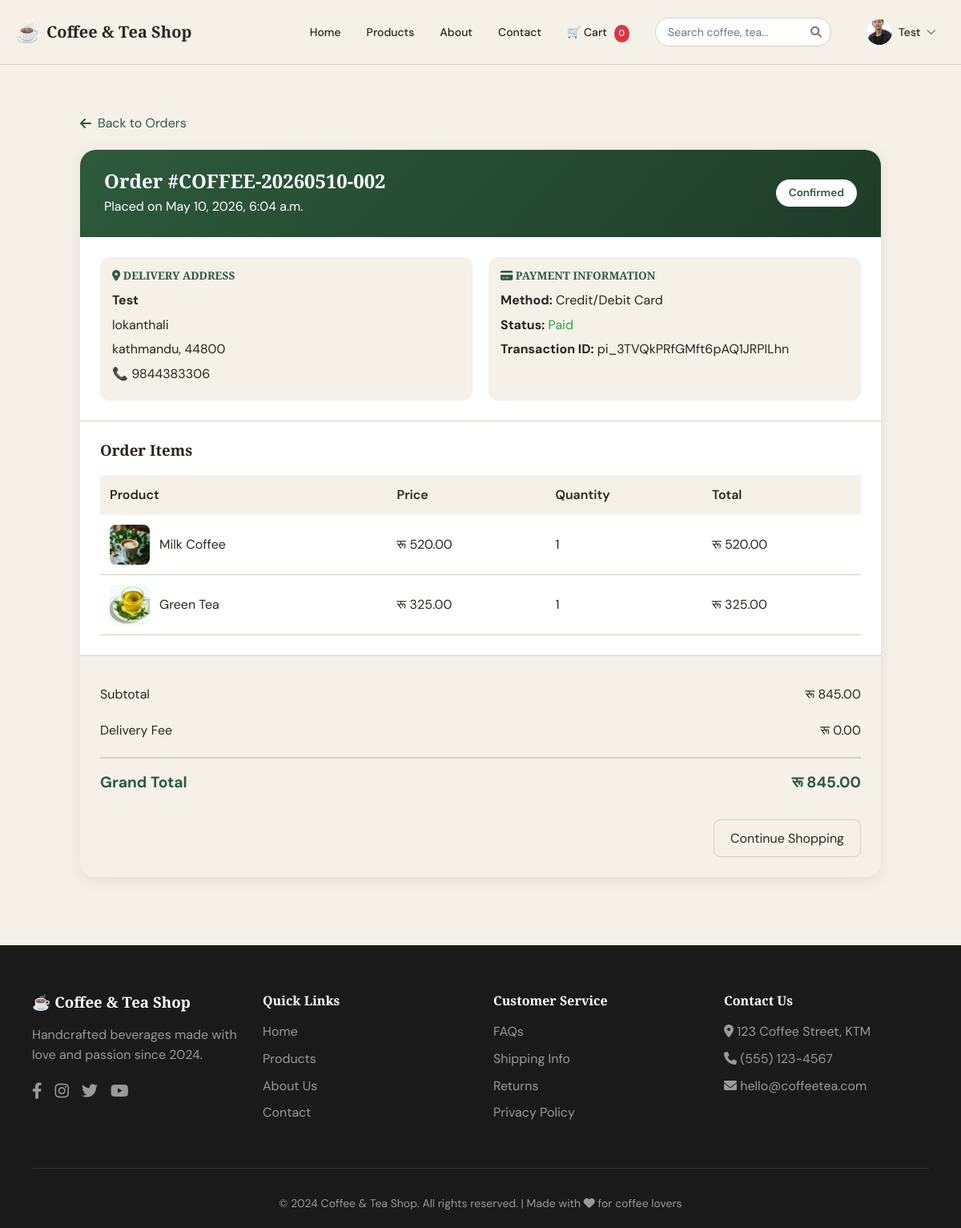
Page /orders/detail/8/ (signed in) on the committed database.
### apps/accounts/models.py (models this page shows, shortened)
class CustomUser(AbstractUser):
    phone_number = models.CharField(max_length=15, blank=True, null=True)
    address = models.TextField(blank=True, null=True)
    profile_picture = models.ImageField(upload_to='profile_pics/', blank=True, null=True)
    created_at = models.DateTimeField(auto_now_add=True)
    updated_at = models.DateTimeField(auto_now=True)
    class Meta:
        verbose_name = 'User'
        verbose_name_plural = 'Users'

### apps/orders/models.py (models this page shows, shortened)
class Order(models.Model):
    PAYMENT_METHODS = [
        ('cod', 'Cash on Delivery'),
        ('esewa', 'Esewa'),
        ('khalti', 'Khalti'),
        ('stripe', 'Credit/Debit Card'),
    ]
    STATUS_CHOICES = [
        ('pending', 'Pending Payment'),
        ('confirmed', 'Confirmed'),
        ('processing', 'Processing'),
        ('shipped', 'Shipped'),
        ('delivered', 'Delivered'),
        ('cancelled', 'Cancelled'),
    ]
    PAYMENT_STATUS = [
        ('pending', 'Pending'),
        ('paid', 'Paid'),
        ('failed', 'Failed'),
        ('refunded', 'Refunded'),
    ]
    user = models.ForeignKey(settings.AUTH_USER_MODEL, on_delete=models.CASCADE, null=True, blank=True)
    session_key = models.CharField(max_length=40, null=True, blank=True)
    order_number = models.CharField(max_length=20, unique=True, editable=False)
    full_name = models.CharField(max_length=200)
    email = models.EmailField()
    phone = models.CharField(max_length=15)
    address = models.TextField()
    city = models.CharField(max_length=100)
    postal_code = models.CharField(max_length=20, blank=True)
    total_amount = models.DecimalField(max_digits=10, decimal_places=2)
    delivery_charge = models.DecimalField(max_digits=10, decimal_places=2, default=0)
    discount = models.DecimalField(max_digits=10, decimal_places=2, default=0)
    grand_total = models.DecimalField(max_digits=10, decimal_places=2)
    payment_method = models.CharField(max_length=20, choices=PAYMENT_METHODS)
    payment_status = models.CharField(max_length=20, choices=PAYMENT_STATUS, default='pending')
    payment_id = models.CharField(max_length=200, blank=True, null=True)
    status = models.CharField(max_length=20, choices=STATUS_CHOICES, default='pending')
    notes = models.TextField(blank=True, null=True)
    ip_address = models.GenericIPAddressField(blank=True, null=True)
    created_at = models.DateTimeField(auto_now_add=True)
    updated_at = models.DateTimeField(auto_now=True)
    class Meta:
        ordering = ['-created_at']
        verbose_name = 'Order'
        verbose_name_plural = 'Orders'

class OrderItem(models.Model):
    order = models.ForeignKey(Order, on_delete=models.CASCADE, related_name='items')
    product = models.ForeignKey(Product, on_delete=models.CASCADE)
    product_name = models.CharField(max_length=200)
    product_price = models.DecimalField(max_digits=10, decimal_places=2)
    quantity = models.PositiveIntegerField()
    total = models.DecimalField(max_digits=10, decimal_places=2)

### apps/products/models.py (models this page shows, shortened)
class Product(models.Model):
    category = models.ForeignKey(Category, on_delete=models.CASCADE, related_name='products', null=True, blank=True)
    name = models.CharField(max_length=200)
    slug = models.SlugField(unique=True, blank=True)
    description = models.TextField()
    price = models.DecimalField(max_digits=10, decimal_places=2)
    image = models.ImageField(upload_to='products/', blank=True, null=True)
    is_available = models.BooleanField(default=True)
    featured = models.BooleanField(default=False)
    created_at = models.DateTimeField(auto_now_add=True)
    updated_at = models.DateTimeField(auto_now=True)
    class Meta:
        ordering = ['-created_at']

### apps/orders/views.py (the view)
# urls.py: path('detail/<int:order_id>/', views.order_detail, name='order_detail'),
@login_required
def order_detail(request, order_id):
    order = get_object_or_404(Order, id=order_id, user=request.user)
    return render(request, 'orders/order_detail.html', {'order': order})

### apps/cart/context_processors.py (called while the page is built)
def get_cart(request):
    if request.user.is_authenticated:
        cart, created = Cart.objects.get_or_create(user=request.user)
    else:
        if not request.session.session_key:
            request.session.create()
        cart, created = Cart.objects.get_or_create(session_key=request.session.session_key)
    return cart

def cart_count(request):
    try:
        cart = get_cart(request)
        return {'cart_total_items': cart.get_total_items()}
    except:
        return {'cart_total_items': 0}

### apps/cart/models.py (called while the page is built)
    def get_total_items(self):
        return sum(item.quantity for item in self.items.all())

### apps/orders/templates/orders/order_detail.html (shortened to what this page needs)
{% extends 'base.html' %}
{% load static %}
{% block content %}
<section class="order-detail-page">
  <div class="order-container">
    <a href="{% url 'orders:order_history' %}" class="back-link">
      <i class="fas fa-arrow-left"></i> Back to Orders
    </a>
    <div class="order-card">
      <div class="order-header">
        <div>
          <h2>Order #{{ order.order_number }}</h2>
          <p>Placed on {{ order.created_at|date:"F j, Y, g:i a" }}</p>
        </div>
        <div>
          <span class="order-status status-{{ order.status }}">
            {{ order.get_status_display }}
          </span>
        </div>
      </div>
      <div class="info-grid">
        <div class="info-card">
          <h4><i class="fas fa-map-marker-alt"></i> Delivery Address</h4>
          <p><strong>{{ order.full_name }}</strong></p>
          <p>{{ order.address }}</p>
          <p>{{ order.city }}{% if order.postal_code %}, {{ order.postal_code }}{% endif %}</p>
          <p>📞 {{ order.phone }}</p>
        </div>
        <div class="info-card">
          <h4><i class="fas fa-credit-card"></i> Payment Information</h4>
          <p><strong>Method:</strong> {{ order.get_payment_method_display }}</p>
          <p><strong>Status:</strong>
            <span style="color: {% if order.payment_status == 'paid' %}#28a745{% else %}#dc3545{% endif %}">
              {{ order.get_payment_status_display|title }}
            </span>
          </p>
          {% if order.payment_id %}
            <p><strong>Transaction ID:</strong> {{ order.payment_id }}</p>
          {% endif %}
        </div>
      </div>
      <div class="items-section">
        <h3>Order Items</h3>
        <table class="items-table">
          <thead>
            <tr>
              <th>Product</th>
              <th>Price</th>
              <th>Quantity</th>
              <th>Total</th>
            </tr>
          </thead>
          <tbody>
            {% for item in order.items.all %}
            <tr>
              <td>
                <div class="product-cell">
                  <div class="product-image">
                    {% if item.product.image %}
                      <img src="{{ item.product.image.url }}" alt="{{ item.product_name }}">
                    {% else %}
                      <img src="{% static 'images/placeholder.jpg' %}" alt="{{ item.product_name }}">
                    {% endif %}
                  </div>
                  <span>{{ item.product_name }}</span>
                </div>
              </td>
              <td>रू {{ item.product_price|floatformat:2 }}</td>
              <td>{{ item.quantity }}</td>
              <td>रू {{ item.total|floatformat:2 }}</td>
            </tr>
            {% endfor %}
          </tbody>
        </table>
      </div>
      <div class="total-section">
        <div class="total-row">
          <span>Subtotal</span>
          <span>रू {{ order.total_amount|floatformat:2 }}</span>
        </div>
        <div class="total-row">
          <span>Delivery Fee</span>
          <span>रू {{ order.delivery_charge|floatformat:2 }}</span>
        </div>
        <div class="total-row grand">
          <span>Grand Total</span>
          <span>रू {{ order.grand_total|floatformat:2 }}</span>
        </div>
        <div class="action-buttons">
          <a href="/products/" class="btn-secondary">Continue Shopping</a>
        </div>
      </div>
    </div>
  </div>
</section>
{% endblock %}

### templates/base.html (shortened to what this page needs)
{% load static %}
<!DOCTYPE html>
<html lang="en">
<head>
  <link rel="stylesheet" href="{% static 'css/styles.css' %}" />
  <link rel="stylesheet" href="https://cdnjs.cloudflare.com/ajax/libs/font-awesome/6.0.0-beta3/css/all.min.css">
</head>
<body>
  <nav class="navbar desktop-nav">
    <div class="nav-container">
      <a href="/" class="navbar-brand">
        <span class="brand-icon">☕</span>
        <span class="brand-text">Coffee &amp; Tea Shop</span>
      </a>
      <ul class="navbar-links">
        <li><a href="/" class="{% block home_active %}{% endblock %}">Home</a></li>
        <li><a href="/products/" class="{% block products_active %}{% endblock %}">Products</a></li>
        <li><a href="/about/" class="{% block about_active %}{% endblock %}">About</a></li>
        <li><a href="/contact/" class="{% block contact_active %}{% endblock %}">Contact</a></li>
        <li><a href="/cart/">🛒 Cart <span id="cartCountDesktop" class="cart-count">0</span></a></li>
        <li class="nav-search">
          <form method="get" action="{% url 'products:search' %}" class="search-form-nav" id="searchForm">
            <div class="search-wrapper">
              <input type="text" name="q" id="searchInput" placeholder="Search coffee, tea..." class="search-input-nav" autocomplete="off">
              <button type="submit"><i class="fas fa-search"></i></button>
            </div>
          </form>
        </li>
        {% if user.is_authenticated %}
          <li class="dropdown">
            <a href="#" class="dropdown-toggle" id="userDropdown" onclick="toggleDropdown(event)">
              <div class="user-avatar">
                {% if user.profile_picture %}
                  <img src="{{ user.profile_picture.url }}" alt="{{ user.username }}" class="avatar-img">
                {% else %}
                  <i class="fas fa-user-circle"></i>
                {% endif %}
              </div>
              <span class="username">{{ user.first_name|default:user.username }}</span>
              <i class="fas fa-chevron-down"></i>
            </a>
          </li>
        {% else %}
          <li><a href="{% url 'accounts:login' %}" class="login-nav-btn">Login</a></li>
        {% endif %}
      </ul>
    </div>
  </nav>
  <main>
    {% block content %}
    {% endblock %}
  </main>
  <footer class="footer">
    <div class="container">
      <div class="footer-grid">
        <div class="footer-about">
          <h3>☕ Coffee & Tea Shop</h3>
          <p>Handcrafted beverages made with love and passion since 2024.</p>
          <div class="social-links">
            <a href="https://www.facebook.com/"><i class="fab fa-facebook-f"></i></a>
            <a href="https://www.instagram.com/?hl=en"><i class="fab fa-instagram"></i></a>
            <a href="https://x.com/"><i class="fab fa-twitter"></i></a>
            <a href="https://www.youtube.com/"><i class="fab fa-youtube"></i></a>
          </div>
        </div>
        <div class="footer-links">
          <h4>Quick Links</h4>
          <ul>
            <li><a href="/">Home</a></li>
            <li><a href="/products/">Products</a></li>
            <li><a href="/about/">About Us</a></li>
            <li><a href="/contact/">Contact</a></li>
          </ul>
        </div>
        <div class="footer-links">
          <h4>Customer Service</h4>
          <ul>
            <li><a href="#">FAQs</a></li>
            <li><a href="#">Shipping Info</a></li>
            <li><a href="#">Returns</a></li>
            <li><a href="#">Privacy Policy</a></li>
          </ul>
        </div>
        <div class="footer-contact">
          <h4>Contact Us</h4>
          <ul>
            <li><i class="fas fa-map-marker-alt"></i> 123 Coffee Street, KTM</li>
            <li><i class="fas fa-phone"></i> (555) 123-4567</li>
            <li><i class="fas fa-envelope"></i> hello@coffeetea.com</li>
          </ul>
        </div>
      </div>
      <div class="footer-bottom">
        <p>&copy; 2024 Coffee & Tea Shop. All rights reserved. | Made with <i class="fas fa-heart"></i> for coffee lovers</p>
      </div>
    </div>
  </footer>
</body>
</html>

### static/css/styles.css (style rules this page uses)
:root { --bg: #f5f0e8; --fg: #2a2520; --primary: #2d5a3d; --primary-dark: #1e3d28; --primary-light: #4a7a5a; --primary-fg: #f5f0e8; --card-bg: #faf8f5; --muted: #8a7e72; --border: #d9cfc2; --accent: #c4a27a; --shadow: 0 4px 20px rgba(0,0,0,0.08); --shadow-hover: 0 8px 30px rgba(0,0,0,0.12); }
* { margin: 0; padding: 0; box-sizing: border-box; }
body { font-family: 'DM Sans', sans-serif; background: var(--bg); color: var(--fg); line-height: 1.6; }
h1, h2, h3, h4 { font-family: 'Playfair Display', serif; font-weight: 700; line-height: 1.2; }
.container { max-width: 1200px; margin: 0 auto; padding: 0 20px; }
.navbar { background: var(--bg); border-bottom: 1px solid var(--border); position: sticky; top: 0; z-index: 100; backdrop-filter: blur(10px); }
.nav-container { max-width: 1200px; margin: 0 auto; padding: 1rem 20px; display: flex; justify-content: space-between; align-items: center; }
.navbar-brand { display: flex; align-items: center; gap: 8px; font-family: 'Playfair Display', serif; font-size: 1.25rem; font-weight: 700; color: var(--fg); text-decoration: none; }
.brand-icon { font-size: 1.5rem; }
.navbar-links { display: flex; gap: 2rem; list-style: none; align-items: center; }
.navbar-links a { font-size: 0.875rem; font-weight: 500; color: var(--fg); text-decoration: none; transition: color 0.2s; }
.nav-search { margin-left: auto; }
.search-wrapper { position: relative; }
.search-form-nav { display: flex; align-items: center; }
.search-input-nav { padding: 8px 35px 8px 15px; border: 1px solid var(--border); border-radius: 50px; font-size: 14px; width: 220px; transition: all 0.3s; font-family: 'DM Sans', sans-serif; }
.search-form-nav button { position: absolute; right: 12px; top: 50%; transform: translateY(-50%); background: none; border: none; cursor: pointer; color: var(--muted); font-size: 14px; }
.dropdown { position: relative; display: inline-block; }
.dropdown-toggle { display: flex; align-items: center; gap: 8px; cursor: pointer; padding: 8px 12px; border-radius: 40px; transition: all 0.3s; text-decoration: none; color: var(--fg); }
.user-avatar { width: 32px; height: 32px; border-radius: 50%; overflow: hidden; display: flex; align-items: center; justify-content: center; }
.avatar-img { width: 100%; height: 100%; object-fit: cover; }
.username { font-size: 14px; font-weight: 500; color: var(--fg); }
.dropdown-toggle i.fa-chevron-down { font-size: 12px; color: var(--muted); transition: transform 0.3s; }
.cart-count { display: inline-block; background: #dc3545; color: white; border-radius: 50%; padding: 2px 6px; font-size: 11px; margin-left: 5px; min-width: 18px; text-align: center; }
.product-image { position: relative; height: 220px; overflow: hidden; }
.product-image img { width: 100%; height: 100%; object-fit: cover; transition: transform 0.3s; }
.footer { background: #1a1a1a; color: #999; padding: 60px 20px 20px; }
.footer-grid { display: grid; grid-template-columns: repeat(4, 1fr); gap: 2rem; margin-bottom: 3rem; }
.footer-about h3 { color: white; margin-bottom: 1rem; }
.footer-about p { margin-bottom: 1rem; }
.social-links { display: flex; gap: 1rem; }
.social-links a { color: #999; text-decoration: none; font-size: 1.25rem; transition: color 0.3s; }
.footer-links h4, .footer-contact h4 { color: white; margin-bottom: 1rem; }
.footer-links ul, .footer-contact ul { list-style: none; }
.footer-links li, .footer-contact li { margin-bottom: 0.5rem; }
.footer-links a { color: #999; text-decoration: none; transition: color 0.3s; }
.footer-contact li { color: #999; }
.footer-bottom { text-align: center; padding-top: 2rem; border-top: 1px solid #333; font-size: 0.875rem; }

### rows in the picture
CustomUser: profile_picture (picture), first_name "Test"
Order: order_number "COFFEE-20260510-002", created_at "May 10, 2026, 6:04 a.m.", status "Confirmed", full_name "Test", address "lokanthali", city "kathmandu", postal_code "44800", phone "9844383306", payment_method "Credit/Debit Card", payment_status "Paid", payment_id "pi_3TVQkPRfGMft6pAQ1JRPILhn", total_amount "845.00", delivery_charge "0.00", grand_total "845.00"
OrderItem: product.image (picture), product_name "Milk Coffee", product_price "520.00", quantity "1", total "520.00"
OrderItem: product.image (picture), product_name "Green Tea", product_price "325.00", quantity "1", total "325.00"
